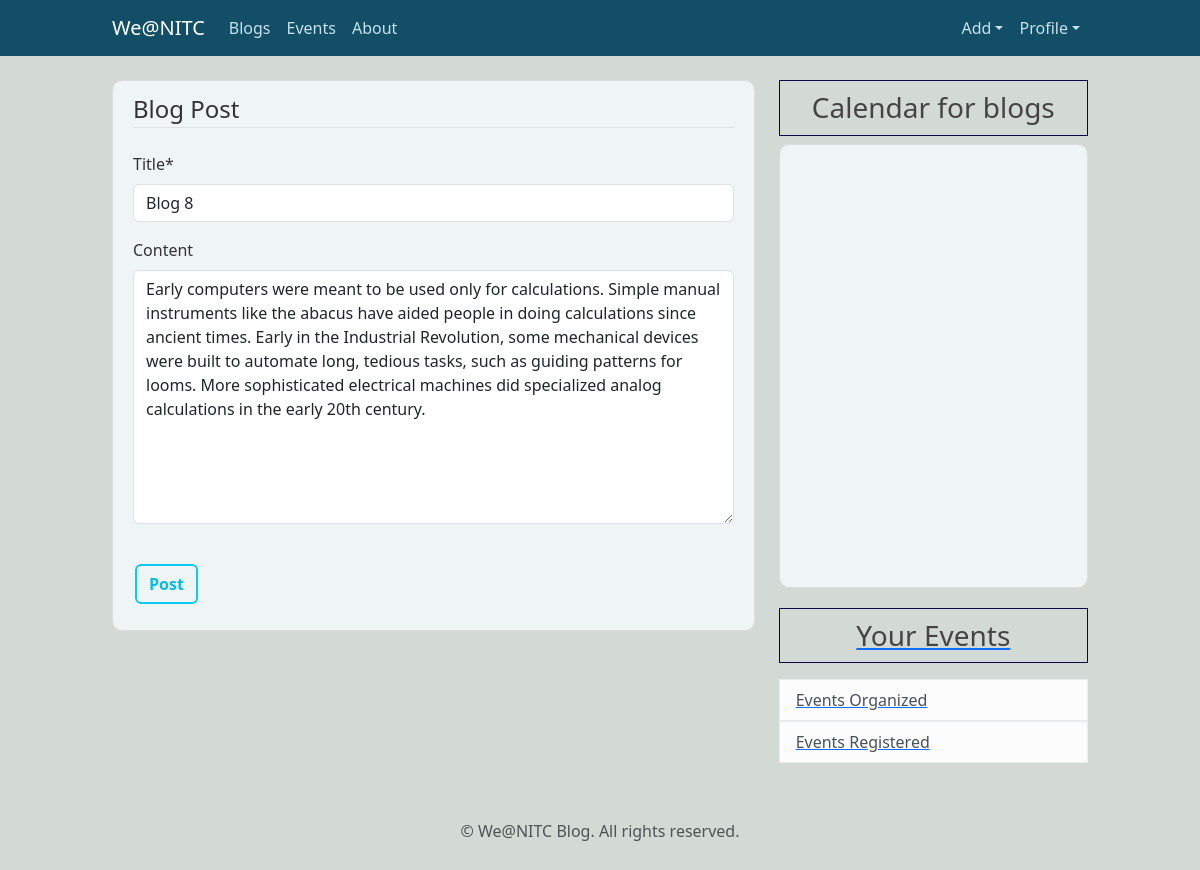
/post/8/update (signed in), run on an earlier commit of the app's database.
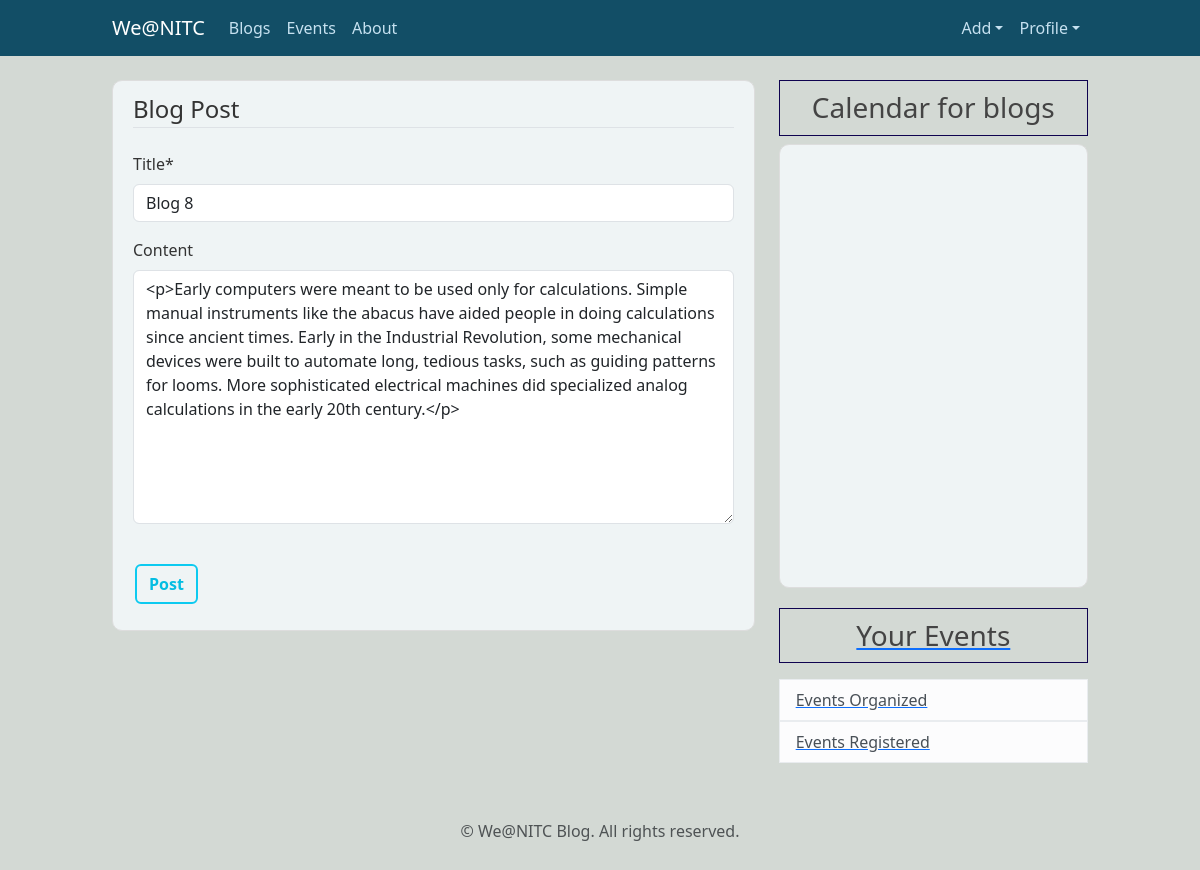
And on a later commit of the database.
### blog/models.py (models this page shows, shortened)
class Post(models.Model):
    title = models.CharField(max_length=100)
    content = CKEditor5Field(null = True,blank=True, config_name='extends')
    date_posted=models.DateTimeField(default=timezone.now) # not putting now() because we need the actual function as default value
    author = models.ForeignKey(User,on_delete=models.CASCADE) #delete post when user is deleted
    likes= models.ManyToManyField(User,blank=True,null=True,related_name='liked_posts')

### blog/views.py (the view, shortened to what this page needs)
# urls.py: path('post/<int:pk>/update',PostUpdateView.as_view(),name='post-update'),
class PostUpdateView(LoginRequiredMixin,UserPassesTestMixin, UpdateView):
    model = Post
    fields = ['title', 'content']
    def test_func(self):
        post= self.get_object() # gets the post we r trying to edit
        if(self.request.user == post.author):
            return True
        return False
    def get_context_data(self, **kwargs):
        context = super().get_context_data(**kwargs)
        context['cal'] = 'blogs'
        return context

### blog/templates/blog/post_form.html (shortened to what this page needs)
{% extends "blog/base.html"%}
{% load crispy_forms_tags %}
{% block content%}
    <div class="content-section">
        <form method="POST">
            <fieldset class="form-group">
                <legend class="border-bottom mb-4">Blog Post</legend>
                {{ form|crispy }}
            </fieldset>
            <div class="form-group">
                <button class="btn btn-outline-info btn-outline-custom mt-4" type="submit">
                    Post
                </button>
            </div>
        </form>
    </div>
{% endblock content %}

What changed in the data, as far as the page shows it:
changed Post "Blog 8": content "Early computers were meant to be used only for calculations. Simple manual instruments like the abacus have aided people in doing calculations since ancient times. Early in the Industrial Revolution, some mechanical devices were built to automate long, tedious tasks, such as guiding patterns for looms. More sophisticated electrical machines did specialized analog calculations in the early 20th century." → "<p>Early computers were meant to be used only for calculations. Simple manual instruments like the abacus have aided people in doing calculations since ancient times. Early in the Industrial Revolution, some mechanical devices were built to automate long, tedious tasks, such as guiding patterns for looms. More sophisticated electrical machines did specialized analog calculations in the early 20th century.</p>"
